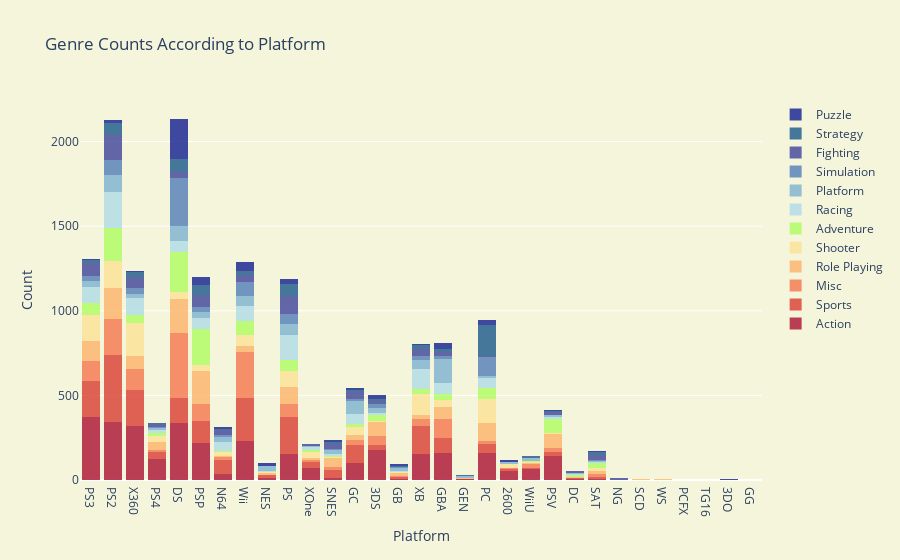

The notebook cell this image was saved under:
### Code cell
#Creating a histogram for All the above listed Genres; grouped by platform
trace1 = go.Histogram(
    x=xaction.Platform,
    opacity=0.75,
    name = "Action",
    marker=dict(color='rgb(165,0,38)'))
trace2 = go.Histogram(
    x=xsports.Platform,
    opacity=0.75,
    name = "Sports",
    marker=dict(color='rgb(215,48,39)'))
trace3 = go.Histogram(
    x=xmisc.Platform,
    opacity=0.75,
    name = "Misc",
    marker=dict(color='rgb(244,109,67)'))
trace4 = go.Histogram(
    x=xrole.Platform,
    opacity=0.75,
    name = "Role Playing",
    marker=dict(color='rgb(253,174,97)'))
trace5 = go.Histogram(
    x=xshooter.Platform,
    opacity=0.75,
    name = "Shooter",
    marker=dict(color='rgb(254,224,144)'))
trace6 = go.Histogram(
    x=xadventure.Platform,
    opacity=0.75,
    name = "Adventure",
    marker=dict(color='rgb(170,253,87)'))
trace7 = go.Histogram(
    x=xrace.Platform,
    opacity=0.75,
    name = "Racing",
    marker=dict(color='rgb(171,217,233)'))
trace8 = go.Histogram(
    x=xplatform.Platform,
    opacity=0.75,
    name = "Platform",
    marker=dict(color='rgb(116,173,209)'))
trace9 = go.Histogram(
    x=xsimulation.Platform,
    opacity=0.75,
    name = "Simulation",
    marker=dict(color='rgb(69,117,180)'))
trace10 = go.Histogram(
    x=xfight.Platform,
    opacity=0.75,
    name = "Fighting",
    marker=dict(color='rgb(49,54,149)'))
trace11 = go.Histogram(
    x=xstrategy.Platform,
    opacity=0.75,
    name = "Strategy",
    marker=dict(color="rgb(10,77,131)"))
trace12 = go.Histogram(
    x=xpuzzle.Platform,
    opacity=0.75,
    name = "Puzzle",
    marker=dict(color='rgb(1,15,139)'))
#Combining the histograms above into a single list
data = [trace1, trace2,trace3,trace4,trace5,trace6,trace7,trace8,trace9,trace10,trace11,trace12]
#Plot layout 
layout = go.Layout(barmode='stack',
                   title='Genre Counts According to Platform',
                   xaxis=dict(title='Platform'),
                   yaxis=dict( title='Count'),
                   paper_bgcolor='beige',
                   plot_bgcolor='beige'
)
#Creating the figure object with data & layout
fig = go.Figure(data=data, layout=layout)
#Display the plot
iplot(fig)

### Figure 1 — Plotly figure (JSON) as saved in the notebook; plotly's stock layout.template omitted (floating-point values rounded to 4 significant figures; data arrays with more than 128 entries replaced by an {"elided": "..."} marker saying what was removed)
{"data": [{"marker": {"color": "rgb(165,0,38)"}, "name": "Action", "opacity": 0.75, "type": "histogram", "x": {"elided": "3253 str values"}}, {"marker": {"color": "rgb(215,48,39)"}, "name": "Sports", "opacity": 0.75, "type": "histogram", "x": {"elided": "2304 str values"}}, {"marker": {"color": "rgb(244,109,67)"}, "name": "Misc", "opacity": 0.75, "type": "histogram", "x": {"elided": "1710 str values"}}, {"marker": {"color": "rgb(253,174,97)"}, "name": "Role Playing", "opacity": 0.75, "type": "histogram", "x": {"elided": "1471 str values"}}, {"marker": {"color": "rgb(254,224,144)"}, "name": "Shooter", "opacity": 0.75, "type": "histogram", "x": {"elided": "1282 str values"}}, {"marker": {"color": "rgb(170,253,87)"}, "name": "Adventure", "opacity": 0.75, "type": "histogram", "x": {"elided": "1276 str values"}}, {"marker": {"color": "rgb(171,217,233)"}, "name": "Racing", "opacity": 0.75, "type": "histogram", "x": {"elided": "1226 str values"}}, {"marker": {"color": "rgb(116,173,209)"}, "name": "Platform", "opacity": 0.75, "type": "histogram", "x": {"elided": "876 str values"}}, {"marker": {"color": "rgb(69,117,180)"}, "name": "Simulation", "opacity": 0.75, "type": "histogram", "x": {"elided": "851 str values"}}, {"marker": {"color": "rgb(49,54,149)"}, "name": "Fighting", "opacity": 0.75, "type": "histogram", "x": {"elided": "836 str values"}}, {"marker": {"color": "rgb(10,77,131)"}, "name": "Strategy", "opacity": 0.75, "type": "histogram", "x": {"elided": "671 str values"}}, {"marker": {"color": "rgb(1,15,139)"}, "name": "Puzzle", "opacity": 0.75, "type": "histogram", "x": {"elided": "571 str values"}}], "layout": {"barmode": "stack", "paper_bgcolor": "beige", "plot_bgcolor": "beige", "title": {"text": "Genre Counts According to Platform"}, "xaxis": {"title": {"text": "Platform"}}, "yaxis": {"title": {"text": "Count"}}}}
